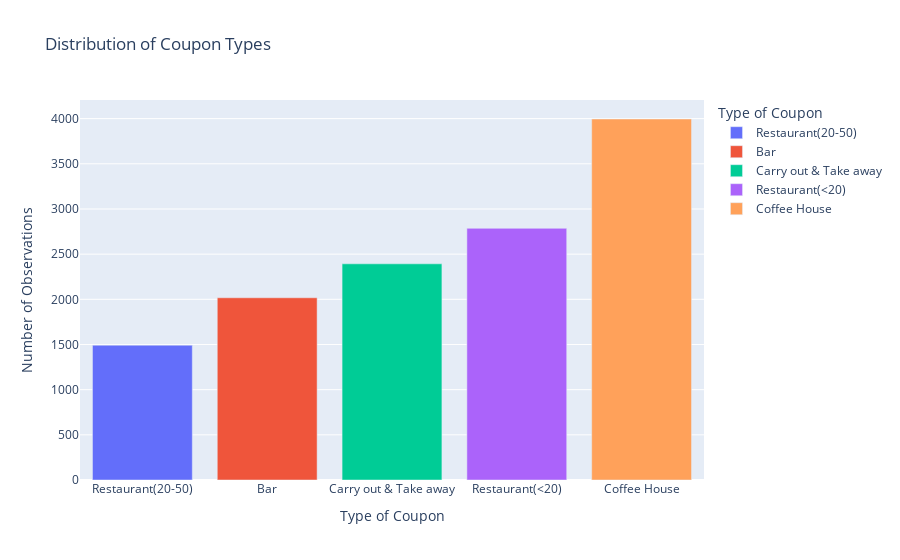

The cell this chart's notebook holds for it:
### Markdown cell above
5. Use a bar plot to visualize the `coupon` column.

### Code cell
# Calculate the counts of each unique value in the 'coupon' column
coupon_counts = df['coupon'].value_counts().reset_index()
coupon_counts.columns = ['Coupon_Type', 'Count']

# print the uniques values and their count
print (df['coupon'].value_counts().sort_values(ascending=True))

# Sort the counts in descending order (done automatically by plotly with categoryorder)
coupon_counts = coupon_counts.sort_values(by='Count')

# Create a bar plot using Plotly Express
fig = px.bar(
    coupon_counts,
    x='Coupon_Type',
    y='Count',
    title='Distribution of Coupon Types',
    labels={'Coupon_Type': 'Type of Coupon', 'Count': 'Number of Observations'},
    color='Coupon_Type'
)

# Customize layout for better readability and ensure sorted order
fig.update_layout(xaxis={'categoryorder':'total ascending'})
fig.update_layout(autosize=True)
fig.show()
fig.write_image("./images/coupon_bar.png")

### Figure 1 — Plotly figure (JSON) as saved in the notebook; plotly's stock layout.template omitted (floating-point values rounded to 4 significant figures)
{"data": [{"hovertemplate": "Type of Coupon=%{x}<br>Number of Observations=%{y}<extra></extra>", "legendgroup": "Restaurant(20-50)", "marker": {"color": "#636efa", "pattern": {"shape": ""}}, "name": "Restaurant(20-50)", "orientation": "v", "showlegend": true, "textposition": "auto", "type": "bar", "x": ["Restaurant(20-50)"], "xaxis": "x", "y": [1492], "yaxis": "y"}, {"hovertemplate": "Type of Coupon=%{x}<br>Number of Observations=%{y}<extra></extra>", "legendgroup": "Bar", "marker": {"color": "#EF553B", "pattern": {"shape": ""}}, "name": "Bar", "orientation": "v", "showlegend": true, "textposition": "auto", "type": "bar", "x": ["Bar"], "xaxis": "x", "y": [2017], "yaxis": "y"}, {"hovertemplate": "Type of Coupon=%{x}<br>Number of Observations=%{y}<extra></extra>", "legendgroup": "Carry out & Take away", "marker": {"color": "#00cc96", "pattern": {"shape": ""}}, "name": "Carry out & Take away", "orientation": "v", "showlegend": true, "textposition": "auto", "type": "bar", "x": ["Carry out & Take away"], "xaxis": "x", "y": [2393], "yaxis": "y"}, {"hovertemplate": "Type of Coupon=%{x}<br>Number of Observations=%{y}<extra></extra>", "legendgroup": "Restaurant(<20)", "marker": {"color": "#ab63fa", "pattern": {"shape": ""}}, "name": "Restaurant(<20)", "orientation": "v", "showlegend": true, "textposition": "auto", "type": "bar", "x": ["Restaurant(<20)"], "xaxis": "x", "y": [2786], "yaxis": "y"}, {"hovertemplate": "Type of Coupon=%{x}<br>Number of Observations=%{y}<extra></extra>", "legendgroup": "Coffee House", "marker": {"color": "#FFA15A", "pattern": {"shape": ""}}, "name": "Coffee House", "orientation": "v", "showlegend": true, "textposition": "auto", "type": "bar", "x": ["Coffee House"], "xaxis": "x", "y": [3996], "yaxis": "y"}], "layout": {"autosize": true, "barmode": "relative", "legend": {"title": {"text": "Type of Coupon"}, "tracegroupgap": 0}, "title": {"text": "Distribution of Coupon Types"}, "xaxis": {"anchor": "y", "categoryarray": ["Restaurant(20-50)", "Bar", "Carry out & Take away", "Restaurant(<20)", "Coffee House"], "categoryorder": "total ascending", "domain": [0, 1], "title": {"text": "Type of Coupon"}}, "yaxis": {"anchor": "x", "domain": [0, 1], "title": {"text": "Number of Observations"}}}}
